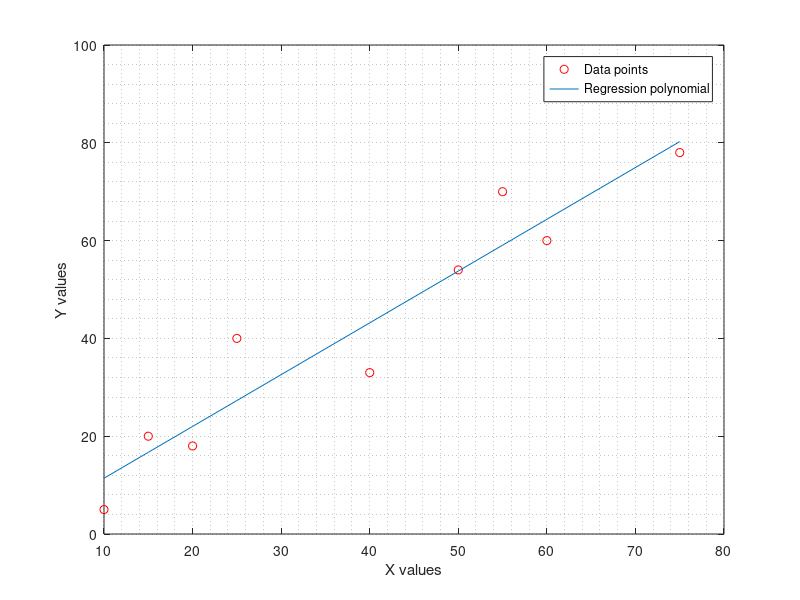

Write the MATLAB code that produced this figure.
%% Given data points
x = [10 15 20 25 40 50 55 60 75];
y = [5 20 18 40 33 54 70 60 78];

%% calculating mean


meanx = sum(x)/length(x);
meany = sum(y)/length(y);
x_meanx = x - meanx;
y_meany = y - meany;
squaresx = sum(x_meanx.^2);
squaresy = sum(y_meany.^2);
corelation_coef = sum((x_meanx).*(y_meany)) / ...
sqrt((squaresx).*(squaresy))
% y = b0 +b1*x
% where b1 = sumation(x.*y) - sum(x).*sum(y) / ( sum(x.^2) - sum(x).^2/n
% and b0 = mean(y) - b1*means(x);
slope = sum( y.*(x - meanx) ) / sum( x.*(x - meanx) );
intercept = mean(y) - (slope * mean(x))
plot(x,y,'ro')
hold on;
grid minor;
Y =@(x) intercept + slope*x
plot(x,Y(x));
hold off;
yp = Y(x)
legend('Data points','Regression polynomial');
xlabel('X values');
ylabel('Y values');
stnerrorofestimate = sqrt(sum((y-yp).^2)/length(x))
y_at_32 = Y(32)
function m = sum(x)
m = 0;
for i = 1:length(x)
m = m + x(i);
end
m
end